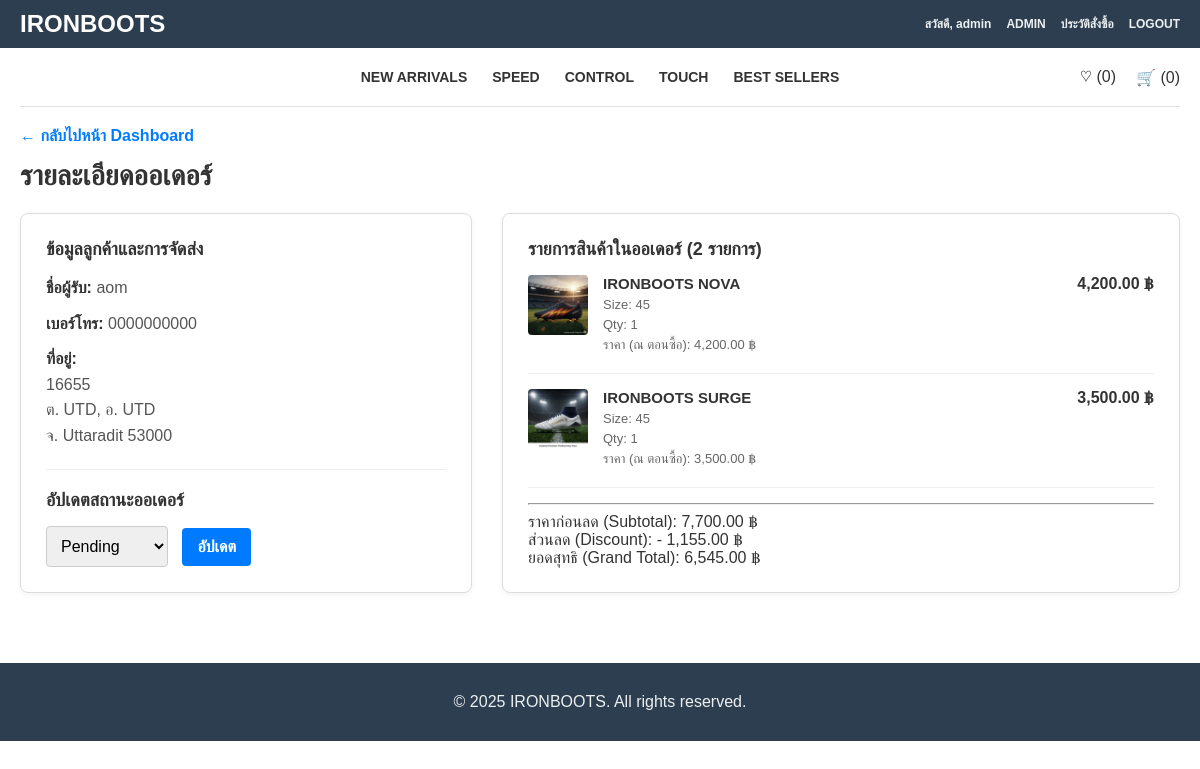
Screenshot of /admin_order_detail.php?id=2 (signed in) with the database file from the repository.
### tables this page shows
CREATE TABLE `orders` (
  `id` int(11) NOT NULL,
  `user_id` int(11) NOT NULL,
  `total_price` decimal(10,2) NOT NULL,
  `payment_method` varchar(50) NOT NULL DEFAULT 'Cash on Delivery',
  `order_status` enum('pending','processing','shipped','completed','cancelled') NOT NULL DEFAULT 'pending',
  `customer_name` varchar(255) NOT NULL,
  `shipping_address` text NOT NULL,
  `phone_number` varchar(20) DEFAULT NULL,
  `created_at` timestamp NOT NULL DEFAULT current_timestamp()
);

CREATE TABLE `order_items` (
  `id` int(11) NOT NULL,
  `order_id` int(11) NOT NULL,
  `product_id` int(11) NOT NULL,
  `quantity` int(11) NOT NULL,
  `price` decimal(10,2) NOT NULL,
  `size` varchar(10) DEFAULT NULL
);

CREATE TABLE `products` (
  `id` int(11) NOT NULL,
  `name` varchar(255) NOT NULL,
  `description` text DEFAULT NULL,
  `price` decimal(10,2) NOT NULL,
  `category` varchar(100) NOT NULL,
  `brand` varchar(100) DEFAULT NULL,
  `image_url` varchar(255) DEFAULT NULL
);

### admin_order_detail.php (the view, shortened to what this page needs)
<?php
require_once 'header.php';
require_once 'connectdb.php';
$order_id = $_GET['id'];
$sql_order = "SELECT * FROM orders WHERE id = ?";
$stmt_order = $conn->prepare($sql_order);
$stmt_order->bind_param("i", $order_id);
$stmt_order->execute();
$result_order = $stmt_order->get_result();
$order = $result_order->fetch_assoc();
$sql_items = "SELECT oi.*, p.name, p.image_url
              FROM order_items oi
              JOIN products p ON oi.product_id = p.id
              WHERE oi.order_id = ?";
$stmt_items = $conn->prepare($sql_items);
$stmt_items->bind_param("i", $order_id);
$stmt_items->execute();
$result_items = $stmt_items->get_result();
?>
<link rel="stylesheet" href="admin_style.css">
<main class="admin-container">
    <a href="dashboard.php#orders" style="text-decoration: none; margin-bottom: 15px; display: inline-block; color: #007bff; font-weight: bold;">&larr; กลับไปหน้า Dashboard</a>
    <h1>รายละเอียดออเดอร์</h1>
    <div class="order-detail-layout">
        <div class="admin-card order-info">
            <h3>ข้อมูลลูกค้าและการจัดส่ง</h3>
            <p><b>ชื่อผู้รับ:</b> <?php echo htmlspecialchars($order['customer_name']); ?></p>
            <p><b>เบอร์โทร:</b> <?php echo htmlspecialchars($order['phone_number']); ?></p>
            <p><b>ที่อยู่:</b><br><?php echo nl2br(htmlspecialchars($order['shipping_address'])); ?></p>
            <hr>
            <div class="status-update-form">
                <h3>อัปเดตสถานะออเดอร์</h3>
                <form action="admin_order_detail.php?id=<?php echo $order_id; ?>" method="POST">
                    <select name="order_status">
                        <option value="pending" <?php if($order['order_status'] == 'pending') echo 'selected'; ?>>Pending</option>
                    </select>
                    <button type="submit" name="update_status">อัปเดต</button>
                </form>
            </div>
        </div>
        <div class="admin-card order-items-list">
            <h3>รายการสินค้าในออเดอร์ (<?php echo $result_items->num_rows; ?> รายการ)</h3>
            <?php
                $calculated_subtotal = 0;
            ?>
            <?php while ($item = $result_items->fetch_assoc()): ?>
            <?php
                $item_total = $item['price'] * $item['quantity'];
                $calculated_subtotal += $item_total;
            ?>
            <div class="order-item">
                <img src="<?php echo htmlspecialchars($item['image_url']); ?>" alt="">
                <div class="order-item-info">
                    <p class="item-name"><?php echo htmlspecialchars($item['name']); ?></p>
                    <p class="item-meta">Size: <?php echo htmlspecialchars($item['size']); ?></p>
                    <p class="item-meta">Qty: <?php echo $item['quantity']; ?></p>
                    <p class="item-meta">ราคา (ณ ตอนซื้อ): <?php echo number_format($item['price'], 2); ?> ฿</p>
                </div>
                <span class="item-total"><?php echo number_format($item_total, 2); ?> ฿</span>
            </div>
            <?php endwhile; ?>
            <?php
                $calculated_discount = $calculated_subtotal - $order['total_price'];
            ?>
            <hr>
            <div class="order-summary">
                <div class="summary-line">
                    <span>ราคาก่อนลด (Subtotal):</span>
                    <span><?php echo number_format($calculated_subtotal, 2); ?> ฿</span>
                </div>
                <div class="summary-line discount">
                    <span>ส่วนลด (Discount):</span>
                    <span>- <?php echo number_format($calculated_discount, 2); ?> ฿</span>
                </div>
                <div class="summary-line total">
                    <span>ยอดสุทธิ (Grand Total):</span>
                    <span><?php echo number_format($order['total_price'], 2); ?> ฿</span>
                </div>
            </div>
        </div>
    </div>
</main>
<?php
require_once 'footer.php';
?>

### style.css (style rules this page uses)
html { scroll-behavior: smooth; scroll-padding-top: 20px; }
body, h1, h2, h3, p, ul { margin: 0; padding: 0; }
body { font-family: Arial, sans-serif; background-color: #ffffff; color: #333; }

### admin_style.css (style rules this page uses)
.admin-container { max-width: 1200px; margin: 20px auto; padding: 0 20px; }
.admin-container h1 { margin-bottom: 20px; font-size: 28px; color: #333; }
.admin-card { background-color: #ffffff; border: 1px solid #ddd; border-radius: 8px; padding: 25px; margin-bottom: 30px; box-shadow: 0 2px 5px rgba(0,0,0,0.05); }
.order-detail-layout { display: grid; grid-template-columns: 1fr 1.5fr; gap: 30px; }
.order-info h3, .order-items-list h3 { font-size: 18px; margin-top: 0; margin-bottom: 15px; color: #333; }
.order-info p { margin: 0 0 10px 0; line-height: 1.6; color: #555; }
.order-info p b { color: #333; }
.order-info hr { border: 0; border-top: 1px solid #eee; margin: 20px 0; }
.status-update-form select { padding: 10px; font-size: 16px; border: 1px solid #ccc; border-radius: 4px; margin-right: 10px; }
.status-update-form button { background-color: #007bff; color: white; border: none; padding: 10px 15px; border-radius: 4px; cursor: pointer; font-size: 16px; font-weight: bold; transition: background-color 0.2s; }
.order-item { display: flex; gap: 15px; margin-bottom: 15px; font-size: 14px; border-bottom: 1px solid #eee; padding-bottom: 15px; }
.order-item img { width: 60px; height: 60px; object-fit: cover; border-radius: 4px; }
.order-item-info { flex: 1; }
.order-item-info p { margin: 0 0 5px 0; }
.order-item-info .item-name { font-weight: bold; color: #333; font-size: 15px; }
.order-item-info .item-meta { font-size: 13px; color: #666; }
.order-item .item-total { font-weight: bold; font-size: 16px; color: #333; }

### rows the page displays
orders: customer_name "aom", phone_number "0000000000", shipping_address "16655 ต. UTD, อ. UTD จ. Uttaradit 53000", order_status "Pending", total_price "1,155.00", total_price "6,545.00"
order_items: product.image_url (picture), product.name "IRONBOOTS NOVA", size "45", quantity "1", price "4,200.00", item_total "4,200.00"
order_items: product.image_url (picture), product.name "IRONBOOTS SURGE", size "45", quantity "1", price "3,500.00", item_total "3,500.00"

### other values shown
$_SESSION['username'] "admin"
$result_items->num_rows "2"
$calculated_subtotal "7,700.00"
